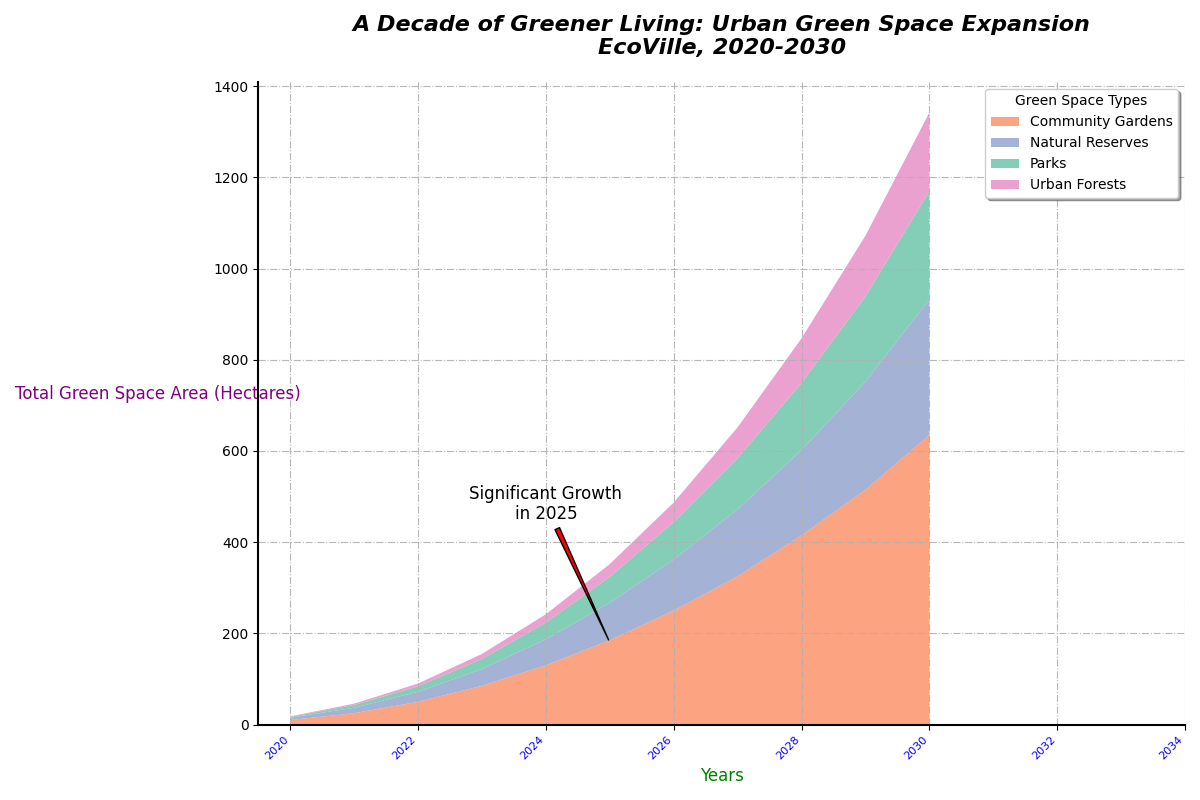

Recreate this plot in Python.
import matplotlib.pyplot as plt
import numpy as np

years = np.arange(2020, 2031)
parks = np.array([10, 15, 25, 35, 45, 55, 65, 75, 90, 100, 120])
gardens = np.array([5, 7, 10, 15, 20, 25, 30, 35, 40, 50, 60])
reserves = np.array([2, 4, 6, 10, 15, 20, 25, 30, 35, 40, 50])
urban_forests = np.array([1, 2, 3, 5, 7, 10, 15, 25, 30, 35, 40])

parks_cumulative = np.cumsum(parks)
gardens_cumulative = np.cumsum(gardens)
reserves_cumulative = np.cumsum(reserves)
urban_forests_cumulative = np.cumsum(urban_forests)

fig, ax = plt.subplots(figsize=(12, 8))

ax.stackplot(years, 
             parks_cumulative, 
             gardens_cumulative, 
             reserves_cumulative,
             urban_forests_cumulative,
             labels=['Community Gardens', 'Natural Reserves', 'Parks', 'Urban Forests'],
             colors=['#fc8d62', '#8da0cb', '#66c2a5', '#e78ac3'], alpha=0.8)

ax.set_title('A Decade of Greener Living: Urban Green Space Expansion\nEcoVille, 2020-2030', 
             fontsize=16, fontweight='bold', pad=20, style='italic')
ax.set_xlabel('Years', fontsize=12, color='green')
ax.set_ylabel('Total Green Space Area (Hectares)', fontsize=12, color='purple', rotation=0, labelpad=40)
ax.legend(loc='upper right', title='Green Space Types', fontsize=10, fancybox=True, shadow=True)
ax.set_xticks(np.arange(2020, 2035, 2))
ax.set_xticklabels(np.arange(2020, 2035, 2), rotation=45, ha='right', fontsize=8, color='blue')
ax.grid(axis='both', linestyle='-.', alpha=0.9)
ax.spines['top'].set_visible(False)
ax.spines['right'].set_visible(False)
ax.spines['left'].set_linewidth(1.5)
ax.spines['bottom'].set_linewidth(1.5)
ax.annotate('Significant Growth\nin 2025', xy=(2025, 180), xytext=(2024, 450),
            arrowprops=dict(facecolor='red', arrowstyle='wedge'), fontsize=12, ha='center')

plt.tight_layout()
plt.show()
